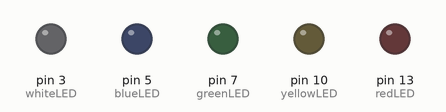
Simulated run of this sketch. Board: Arduino Uno, built with avr-gcc and run on an emulated ATmega328P. On the bench: output pins drawn as LEDs (lit = HIGH).

Above: at 0.4 s.
At 2.2 s:
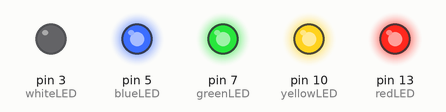
Timing chart, 0 to 3.0 s (numbered marks = the images above):
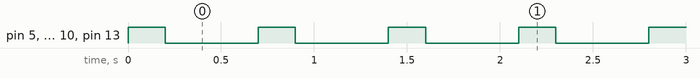

Measured:
- by itself, pin 5 (blueLED), pin 7 (greenLED), pin 10 (yellowLED), pin 13 (redLED): alternates HIGH for 0.20 s and LOW for 0.50 s

The sketch:

binary.ino
```cpp
long randNumber;
int redLED = 13;
int yellowLED = 10;
int greenLED = 7;
int blueLED = 5;
int whiteLED = 3;
int delayS = 100;
int LEDcount = 5;

void setup() {
  Serial.begin(9600);
  pinMode(redLED, OUTPUT);
  pinMode(yellowLED, OUTPUT);
  pinMode(greenLED, OUTPUT);
  pinMode(blueLED, OUTPUT);
  pinMode(whiteLED, OUTPUT);
}

void readByte(bool* arr)
{
  //assume lenght 4

  digitalWrite(redLED,arr[0]);
  digitalWrite(yellowLED,arr[1]);
  digitalWrite(greenLED,arr[2]);
  digitalWrite(blueLED,arr[3]);
}

void loop() {
  /*
  for(int i = 0; i < 20; i++){
    randNumber = random(5);
    if(randNumber == 0){
      digitalWrite (redLED,HIGH);
      delay(delayS);
      digitalWrite (redLED,LOW);
    }
    else if (randNumber == 1){
      digitalWrite (yellowLED,HIGH);
      delay(delayS);
      digitalWrite (yellowLED,LOW);
    }
    else if ( randNumber == 2){
      digitalWrite (greenLED,HIGH);
      delay(delayS);
      digitalWrite (greenLED,LOW);
    }
    else if (randNumber==3){
      digitalWrite (blueLED,HIGH);
      delay(delayS);
      digitalWrite (blueLED,LOW);
    }
    else if(randNumber==4){
      digitalWrite (whiteLED,HIGH);
      delay(delayS);
      digitalWrite (whiteLED,LOW);
      break;
    }
    delay(100);
  }*/
  for(int i=0;i<16;i++){

  }
  bool arr[4] = {1,1,1,1};
  bool off[4] = {0,0,0,0};
  readByte(arr);
  delay(200);
  readByte(off);
  delay(500);
}
```
